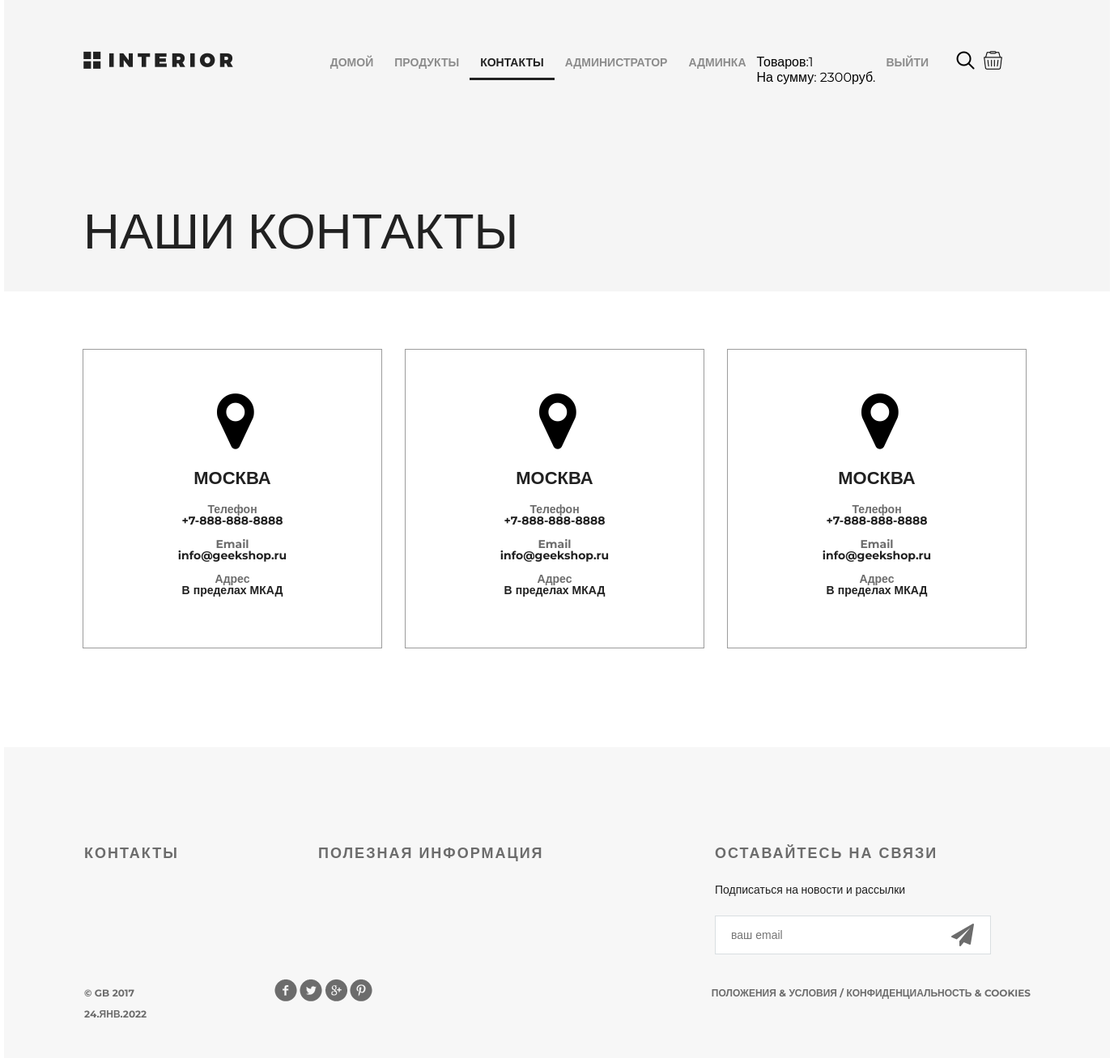
/contact/ (signed in), run on the app's committed database.
### authapp/models.py (models this page shows, shortened)
class ShopUser(AbstractUser):
    avatar = models.ImageField(upload_to='users_avatars', blank=True)
    age = models.PositiveIntegerField(verbose_name='Возраст', null=True)
    activation_key = models.CharField(max_length=128, blank=True)
    activation_key_expires = models.DateTimeField(
        default=(now() + timedelta(hours=48)))

### basketapp/models.py (models this page shows, shortened)
class Basket(models.Model):
    user = models.ForeignKey(settings.AUTH_USER_MODEL,
                             on_delete=models.CASCADE, related_name='basket')
    product = models.ForeignKey(Product, on_delete=models.CASCADE)
    quantity = models.PositiveIntegerField(
        verbose_name='количество', default=0)
    add_datetime = models.DateTimeField(
        verbose_name='время', auto_now_add=True)
    @property
    def product_cost(self):
        return self.product.price * self.quantity
    @property
    def total_quantity(self):
        _items = Basket.objects.filter(user=self.user)
        _totalquantity = sum(list(map(lambda x: x.quantity, _items)))
        return _totalquantity
    @property
    def total_cost(self):
        _items = Basket.objects.filter(user=self.user)
        _totalcost = sum(list(map(lambda x: x.product_cost, _items)))
        return _totalcost

### mainapp/models.py (models this page shows, shortened)
class Product(models.Model):
    category = models.ForeignKey(
        ProductCategory, on_delete=models.SET_NULL, null=True)
    name = models.CharField(verbose_name='имя продукта', max_length=128)
    image = models.ImageField(upload_to='products_images', blank=True)
    short_desc = models.CharField(
        verbose_name='краткое описание продукта',
        max_length=64,
        blank=True)
    description = models.TextField(
        verbose_name='описание продукта',
        blank=True)
    price = models.DecimalField(
        verbose_name='цена продукта',
        max_digits=8,
        decimal_places=2,
        default=0)
    quantity = models.PositiveIntegerField(
        verbose_name='количество продукта',
        default=0)

### mainapp/views.py (the view)
# urls.py: path('contact/', mainapp_views.contact, name='contact'),
def contact(request):
    content = {
        'title': 'контакты',
        'main_menu': main_menu,
    }
    return render(request, 'mainapp/contact.html', content)

### mainapp/context_processors.py (called while the page is built)
def basket(request):
    basket = []
    if request.user.is_authenticated:
        basket = Basket.objects.filter(user=request.user)
    return {'basket': basket}

### mainapp/templates/mainapp/contact.html (shortened to what this page needs)
{% extends 'mainapp/base.html' %}
{% load static %}
{% block menu %}
<div class="hero">
	{% include 'mainapp/includes/inc_menu.html' %}
	<h1>наши контакты</h1>
</div>
{% endblock menu %}
{% block content %}
		<div class="location">
			<div class="location-1">
				<i class="fa fa-map-marker fa-5x"></i>
				<h4>Москва</h4>
				<div class="contacts">
					<h5>Телефон</h5>
					<p>+7-888-888-8888</p>
				</div>
				<div class="contacts">
					<h5>Email</h5>
					<p>info@geekshop.ru</p>
				</div>
				<div class="contacts">
					<h5>Адрес</h5>
					<p>В пределах МКАД</p>
				</div>
			</div>
			<div class="location-1">
				<i class="fa fa-map-marker fa-5x"></i>
				<h4>Москва</h4>
				<div class="contacts">
					<h5>Телефон</h5>
					<p>+7-888-888-8888</p>
				</div>
				<div class="contacts">
					<h5>Email</h5>
					<p>info@geekshop.ru</p>
				</div>
				<div class="contacts">
					<h5>Адрес</h5>
					<p>В пределах МКАД</p>
				</div>
			</div>
			<div class="location-1">
				<i class="fa fa-map-marker fa-5x"></i>
				<h4>Москва</h4>
				<div class="contacts">
					<h5>Телефон</h5>
					<p>+7-888-888-8888</p>
				</div>
				<div class="contacts">
					<h5>Email</h5>
					<p>info@geekshop.ru</p>
				</div>
				<div class="contacts">
					<h5>Адрес</h5>
					<p>В пределах МКАД</p>
				</div>
			</div>
		</div>
		<div class="clr"></div>
{% endblock content %}

### mainapp/templates/mainapp/includes/inc_menu.html
{% load static %}
    <div class="header clearfix">
        <a href="{% url 'index' %}" class="logo"></a>
        <ul class="menu">
            {% for link in main_menu %}
                <li>
                    <a href="{% url link.href %}" class="{% if request.resolver_match.url_name == link.href %}
                    active{% endif %}">{{link.name}}
                    </a>
                </li>
            {% endfor %}
            {% if user.is_authenticated %}
                <li>
                    <a href="{% url 'auth:edit' %}">{{ user.first_name | default:'Пользователь' }}</a>
                </li>
            {% endif %}
                <li>
                    {% if user.is_superuser %}
                    <li>
                      <a href="{% url 'admin:users' %}">админка</a>
                    </li>
                  {% endif %}
            {% if user.is_authenticated %}
                <a href="{% url 'auth:logout' %}">Выйти</a>
            {% else %}
                <a href="{% url 'auth:login' %}">Войти</a>
            {% endif %}
                </li>
                <li>
                    <span>
                        {% if user.is_authenticated %}
                        Товаров:{{ basket.0.total_quantity }}<br>
                        На сумму: {{ basket.0.total_cost|floatformat:0 }}руб.
                        {% endif %}
                    </span>
                </li>
        </ul>
        <a href="#" class="search"></a>
        <a href="{% url 'basket:view' %}" class="basket"></a>
    </div>

### static/style.css (style rules this page uses)
* { margin: 0; padding: 0; }
body { font-family: 'Montserrat', sans-serif; }
html, body { height: 100%; }
.clr { height: 384px; }
.logo { background-image: url(img/logo.png); margin-top: 63px; width: 185px; height: 22px; float: left; }
.menu { list-style-type: none; margin-top: 67px; float: right; }
.menu li { float: left; }
.menu a { color: #8c8c8c; font-size: 14px; font-weight: 700; text-align: right; text-transform: uppercase; text-decoration: none; padding: 10px 13px; }
.menu .active { color: #212121; font-weight: 700; border-bottom: 3px solid #212121; }
.search { display: block; width: 23px; height: 23px; background-image: url(img/search.png); position: absolute; top: 63px; left: 1176px; }
.basket { display: block; width: 23px; height: 23px; background-image: url(img/basket.png); position: absolute; top: 63px; left: 1210px; }
.clearfix:after { content: ""; display: block; clear: both; }
.hero { background-color: #f5f5f5; height: 360px; padding-left: 98px; padding-right: 211px; position: relative; }
.hero h1 { color: #212121; font-size: 62px; font-weight: 100; text-align: left; margin-top: 142px; text-transform: uppercase; }
.location { padding: 0px 97px; }
.location-1 { height: 368px; width: 368px; border: 1px solid #9c9c9c; margin: 71px 28px 122px 0px; float: left; }
.location-1:last-child { margin: 71px 0px 122px 0px; }
.location i { display: block; margin: 48px auto 0px; width: 38px; }
.location h4 { margin: 23px auto 23px; text-transform: uppercase; text-align: center; color: #212121; font-size: 22px; font-weight: 700; line-height: 16px; }
.contacts { text-align: center; margin-bottom: 15px; line-height: 14px; color: #212121; font-size: 14px; font-weight: 700; }
.contacts h5 { color: #6c6c6c; font-size: 14px; font-weight: 700; }

### data on the page
ShopUser: first_name "АДМИНИСТРАТОР"
Basket: user+quantity "1", user+product+quantity "2300"

### other printed values
{{ link.name }} "ДОМОЙ" "ПРОДУКТЫ" "КОНТАКТЫ"
